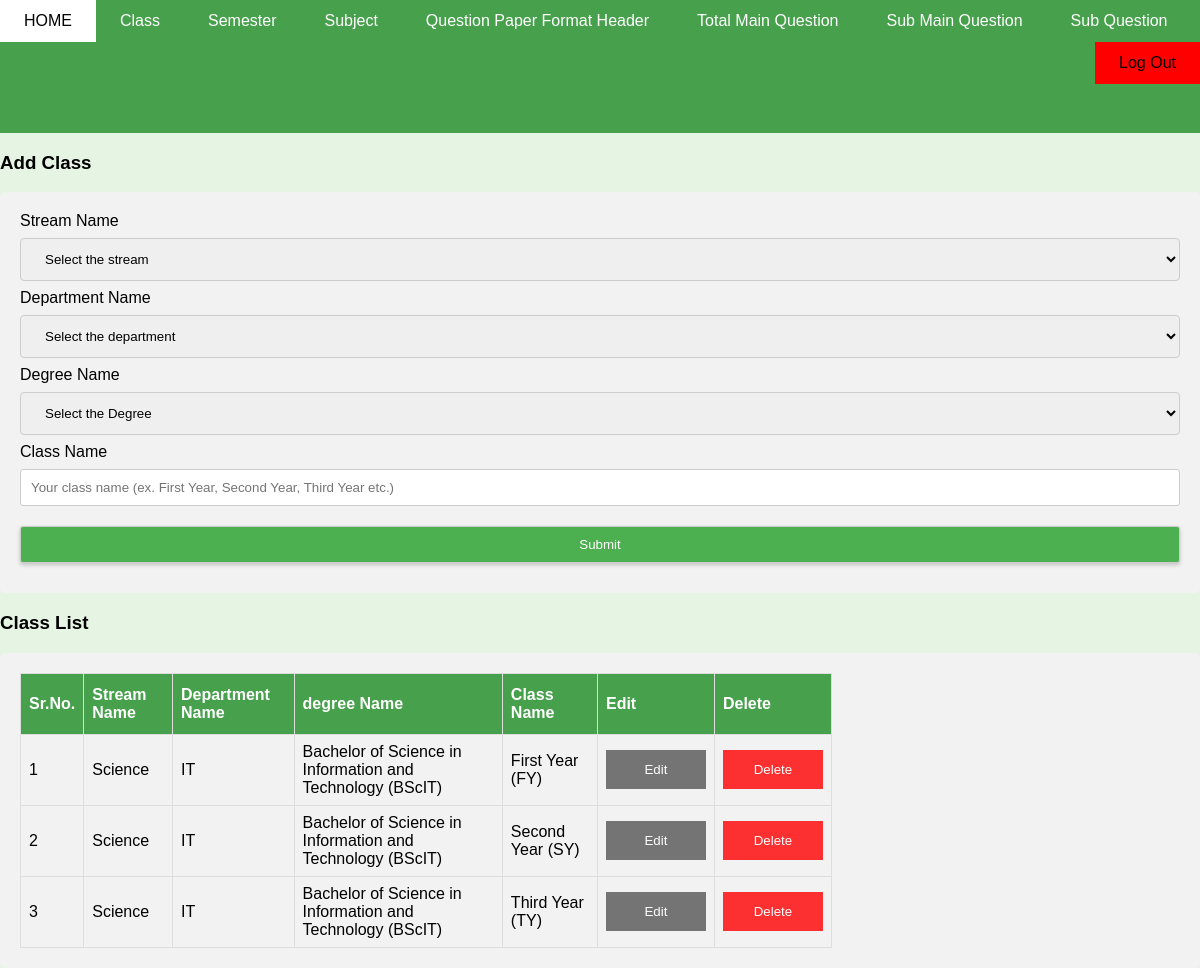
The app's page /hod/class/class.php with its own data.
### tables this page shows
CREATE TABLE `class` (
  `id` int(11) NOT NULL,
  `stream_id` int(11) NOT NULL,
  `departments_id` int(11) NOT NULL,
  `degree_id` int(11) NOT NULL,
  `class_name` varchar(255) NOT NULL
);

CREATE TABLE `stream` (
  `id` int(11) NOT NULL,
  `stream_name` varchar(255) NOT NULL
);

CREATE TABLE `departments` (
  `id` int(11) NOT NULL,
  `stream_id` int(11) NOT NULL,
  `dept_name` varchar(255) NOT NULL
);

CREATE TABLE `degree` (
  `id` int(11) NOT NULL,
  `stream_id` int(11) NOT NULL,
  `departments_id` int(11) NOT NULL,
  `degree_name` varchar(255) NOT NULL
);

### includes/functions.php (called while the page is built, shortened)
<?php
function fetchData($parameters)
{
    global $db;
    $tables = array(
        'stream',
        'departments',
        'degree',
        'class',
        'semester',
        'subjects',
        'units',
        'fill_in_the_blank_based_question',
        'five_marks_question',
        'four_marks_question',
        'mcq_based_question',
        'one_marks_question',
        'question_paper_formate',
        'total_main_question',
        'total_submain_question',
        'total_sub_question'
    );
    $table = isset($parameters['table']) ? $parameters['table'] : "";
    $condition = isset($parameters['condition']) ? $parameters['condition'] : "";
    if (!empty($table) && in_array($table, $tables)) {
        $sql = "SELECT * FROM $table $condition";
        $result_set = $db->query($sql);
        if ($result_set->rowCount()) {
            return $result_set->fetchAll(PDO::FETCH_ASSOC);
        } else {
            return false;
        }
    } else {
        return false;
    }
}
?>

### hod/class/class.php (the view, shortened to what this page needs)
 <?php
	require_once($_SERVER['DOCUMENT_ROOT'].'/hod/header/hod_header.php');
?>
<div>
	<div class="view_error_message">
	</div>
	<div class="row">
		<div class="col-sm-12">
				<h3 class="heading-name">Add Class</h3>
				<div class="div-form">
					<form action="<?php echo htmlspecialchars($_SERVER['PHP_SELF']); ?>" method="POST">
						<label for="stream_id">Stream Name</label>
						<select id="stream_id" name="stream_id" required>
							<option value="">Select the stream</option>
							<?php if($streams = fetchData(array('table'=>'stream','condition'=>''))): ?>
								<?php foreach($streams as $stream): ?>
									<option value="<?php echo $stream['id']; ?>"><?php echo $stream['stream_name']; ?></option>
								<?php endforeach; ?>
							<?php endif; ?>
						</select>
						<label for="departments_id">Department Name</label>
						<select id="departments_id" name="departments_id" required>
							<option value="">Select the department</option>
							<?php if($departments = fetchData(array('table'=>'departments','condition'=>''))): ?>
								<?php foreach($departments as $department): ?>
									<option value="<?php echo $department['id']; ?>"><?php echo $department['dept_name']; ?></option>
								<?php endforeach; ?>
							<?php endif; ?>
						</select>
						<label for="degree_id">Degree Name</label>
						<select id="degree_id" name="degree_id" required>
							<option value="">Select the Degree</option>
							<?php if($degrees = fetchData(array('table'=>'degree','condition'=>''))): ?>
								<?php foreach($degrees as $degree): ?>
									<option value="<?php echo $degree['id']; ?>"><?php echo $degree['degree_name']; ?></option>
								<?php endforeach; ?>
							<?php endif; ?>
						</select>
						<label for="class_name">Class Name</label>
						<input type="text" class="input-text" id="class_name" name="class_name" placeholder="Your class name (ex. First Year, Second Year, Third Year etc.)" required>
						<input type="submit" class="input-submit" value="Submit" id="submit" name="submit">
					</form>
				</div>
				<h3 class="heading-name">Class List</h3>
				<div class="div-form">
					<?php if($classs = fetchData(array('table'=>'class', 'condition'=>''))): ?>
						<table id="table_structure">
							<tr>
								<th>Sr.No.</th>
								<th>Stream Name</th>
								<th>Department Name</th>
								<th>degree Name</th>
								<th>Class Name</th>
								<th>Edit</th>
								<th>Delete</th>
							</tr>
							<?php $count=1; foreach($classs as $class): ?>
								<tr>
									<td><?php echo $count; ?></td>
									<?php if($streams = fetchData(array('table'=>'stream', 'condition'=>'WHERE id = '.$class['stream_id']))): ?>
										<?php foreach($streams as $stream): ?>
											<td><?php echo $stream['stream_name']; ?></td>
										<?php endforeach; ?>
									<?php endif; ?>
									<?php if($departments = fetchData(array('table'=>'departments', 'condition'=>'WHERE id = '.$class['departments_id']))): ?>
										<?php foreach($departments as $department): ?>
											<td><?php echo $department['dept_name']; ?></td>
										<?php endforeach; ?>
									<?php endif; ?>
									<?php if($degrees = fetchData(array('table'=>'degree', 'condition'=>'WHERE id = '.$class['degree_id']))): ?>
										<?php foreach($degrees as $degree): ?>
											<td><?php echo $degree['degree_name']; ?></td>
										<?php endforeach; ?>
									<?php endif; ?>
									<td><?php echo $class['class_name']; ?></td>
									<td><button class="open-button" onclick="openForm(<?php echo $class['id']; ?>)">Edit</button></td>
									<td><a href="/admin/delete_row.php?id=<?php echo $class['id'].'&from=class&calling_script='.$_SERVER['PHP_SELF']; ?>"><button style="background-color:red;" class="open-button">Delete</button></a></td>
								</tr>
							<?php $count++; endforeach; ?>
						</table>
					<?php endif; ?>
				</div>
		</div>
	</div>
</div>

### assets/css/custom.css (style rules this page uses)
.input-text, select { width: 100%; padding: 12px 20px; margin: 8px 0; display: inline-block; border: 1px solid #ccc; border-radius: 4px; box-sizing: border-box; }
.input-submit { display: block; margin: 0 auto; text-align: center; background-color: #47a04c; color: white; padding: 10px 20px; margin-top: 10px; border: none; border-radius: 10px; box-shadow: 0px 2px 4px rgba(0, 0, 0, 0.2); cursor: pointer; }
.div-form { border-radius: 5px; background-color: #f2f2f2; padding: 20px; }
.view_error_message { margin-top: 43px; width: 100%; height: 90px; background-color: #47a04c; color: white; }
#table_structure { font-family: "Trebuchet MS", Arial, Helvetica, sans-serif; border-collapse: collapse; width: 70%; }
#table_structure td, #table_structure th { border: 1px solid #ddd; padding: 8px; }
#table_structure tr:nth-child(even) { background-color: #f2f2f2; }
#table_structure th { padding-top: 12px; padding-bottom: 12px; text-align: left; background-color: #47a04c; color: white; }
.open-button { background-color: #555; color: white; padding: 12px 12px; border: none; cursor: pointer; opacity: 0.8; width: 100px; }

### includes/header.php (style rules this page uses)
body { font-family: Arial, sans-serif; background-color: #E5F4E3; margin: 0; padding: 0; }
input[type="text"], input[type="password"], input[type="submit"] { width: 100%; padding: 10px; margin-bottom: 10px; border: 1px solid #ccc; border-radius: 3px; }
input[type="submit"] { background-color: #4CAF50; color: #fff; cursor: pointer; }

### records on screen
class: class_name "First Year (FY)"
stream: stream_name "Science"
departments: dept_name "IT"
degree: degree_name "Bachelor of Science in Information and Technology (BScIT)"
class: class_name "Second Year (SY)"
class: class_name "Third Year (TY)"
